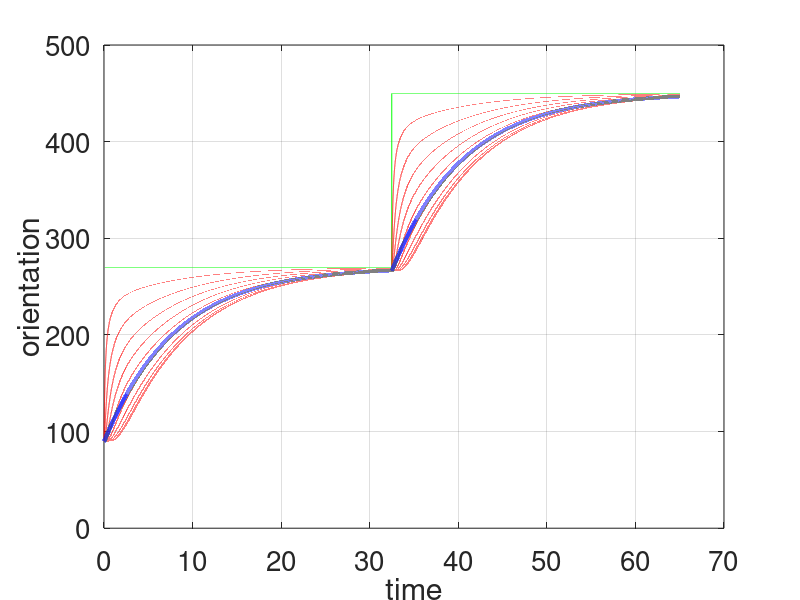

Source code (MATLAB): (Note: this script raises an error after producing the figure.)
%
% % For Cohesive Networks Class
clear all
% close all
nfig=0;
%%%%%%%%%%%%%%%%%%%%%%%%%%% 
gamma =10;  
N = 10; % number of agents
K = zeros(N,N); % pinned Laplacian
for jj=1:N
    if jj ==1
        K(jj,jj) = 2/2; K(jj,jj+1)=-1/2;
    elseif jj==N
        K(jj,jj) = 1; K(jj,jj-1)=-1;
    else
        K(jj,jj)=2/2; K(jj,jj-1)=-1/2; K(jj,jj+1)=-1/2;
    end
end
Bhat = zeros(N,1); Bhat(1,1) =1/2; 
K = gamma*K;Bhat = Bhat*gamma;
A = -K; 
SysPoles = eig(A)
%return
%%%%%%%%%%%%%%%%%%%%%%%%%%%%%%%%%%%%%%%%%
 
%%%%%%%%%%%%%%%%%%%%%%%%%%%%%%%%%%%%%%%%
    % simulate the system with DSR 
%%%%%%%%%%%%%%%%%%%%%%%%%%%%%%%%%%%%%%%% 
% set Sim_start to 0 for using stored data
% set Sim_start to 1 for recomputing
Sim_start =1; 
if Sim_start ==1
    
    
        tmax = 4/abs(max(SysPoles))
        eigK = eig(K)
        delt = tmax/100000; 
        t = 0:delt:2*tmax;  
        % select the control parameters 
        alpha = 4/tmax;             % keep the settling time the same
        tau = delt;           % delay used in simulations 
        beta = 0.9*(4/max(eigK))/(2+alpha*tau);  % selection of beta
        vel = 1;
%return
      % System simulation 
      
% system with delay
Ahat = (eye(size(K))) -delt*alpha*beta*K +(eye(size(K)) -beta*K);
Ahatd = -(eye(size(K)) -beta*K);
Bhatd  = delt*alpha*beta*Bhat;
Astd = (eye(size(K))) - delt*K;
Bstd = delt*Bhat;
ns = length(t);
Is = (3/4)*(2*pi)*(t<=tmax) +(1.25)*(2*pi)*(t>tmax);
Idsr = (pi/2)*ones(N,ns);
Istd = (pi/2)*ones(N,ns);
% initializing the positions 
Xdsr = zeros(N,ns); Ydsr = zeros(N,ns);
Xstd = zeros(N,ns); Ystd = zeros(N,ns);
Xdsr(:,1) = [1:N]'; Xdsr(:,2)=Xdsr(:,1);
Xstd(:,1) = [1:N]'; Xstd(:,2)=Xstd(:,1);
for m=2:(length(t)-1)
    Istd(:,m+1) = Astd*Istd(:,m) + Bstd*Is(m);
    Idsr(:,m+1) = Ahat*Idsr(:,m) + Ahatd*Idsr(:,m-1) + Bhatd*Is(m);
    Xstd(:,m+1) = Xstd(:,m) + delt*vel*cos(Istd(:,m));
    Ystd(:,m+1) = Ystd(:,m) + delt*vel*sin(Istd(:,m));
    Xdsr(:,m+1) = Xdsr(:,m) + delt*vel*cos(Idsr(:,m));
    Ydsr(:,m+1) = Ydsr(:,m) + delt*vel*sin(Idsr(:,m));
end
save L6_Sim_results 
else
    
load L6_Sim_results 
 
end
    nfig=nfig+1; figure(nfig); clf
    plot(t,Is*180/pi,'g',t,Istd*180/pi,'r',t,Idsr*180/pi,'b','LineWidth',3);    
    xlabel('time'), ylabel('orientation')
    %axis([0 max(t) 0 ymax])
    grid
    set(gca,'FontSize',20)
    pause(0.01)
    %saveas(gcf,'../Images/L4_Z_N1_cohesive_response','epsc')
 
 %return   
% quantifying cohesion
[Cstd] = cohesion(t,Istd,Is,N,delt)%  
[Cdsr] = cohesion(t,Idsr,Is,N,delt)%  
%return
%return
    %%%%%%%%%%%%%%%%%%%%%%%%%%%%%%%%%%%%%%%%
%      % plot video
%      
%      filename = 'movie_L6.avi'
%     DeltT = 500; % coarser resampling of time in video
%     [nfig] = storevideo(t,Istd,t,Idsr,N,DeltT,filename,'b',nfig);
% 
%     
%    return
     
    filename = 'movie_L6_XY.avi'
    DeltT = 1000; % coarser resampling of time in video
    [nfig] = storevideoXY(t,Xstd,Ystd,Xdsr,Ydsr,N,DeltT,filename,'b',nfig);
    return
 
    return
%%%%%%%%%%%%%%%%%%%%%%%%%%%%%%%%%%%%%%%%%%%%%%%%%%%%%%%%%%%%%%%%%%%%%
%  function to plot XY positions video
%%%%%%%%%%%%%%%%%%%%%%%%%%%%%%%%%%%%%%%%%%%%%%%%%%%%%%%%%%%%%%%%%%%%%%
function [Cohesion_loss_normalized] = cohesion(t,I,Is,N,delt)%  
% plot and generate a video   
%
Id = max(max(abs(Is))); % select as max of source value
Ts = max(t); % since we have two steps here
[m,n]= size(I);
Iavg = ones(N,1).*sum(I,1)/N; % average at each time
Idiff = abs(I-Iavg); % difference from average
Cohesion_loss = (sum(sum(Idiff,1))*delt)/Id;
Cohesion_loss_normalized = Cohesion_loss/Ts;        
end
%%%%%%%%%%%%%%%%%%%%%%%%%%%%%%%%%%%%%%%%%%%%%%%%%%%%%%%%%%%%%%%%%%%%%
%  function to plot XY positions video
%%%%%%%%%%%%%%%%%%%%%%%%%%%%%%%%%%%%%%%%%%%%%%%%%%%%%%%%%%%%%%%%%%%%%%
function [nfig] = storevideoXY(t,Xstd,Ystd,Xdsr,Ydsr,N,DeltT,filename,qcolor,nfig)%
% plot and generate a video   
%
           nfig=nfig+1;
           
Xp = max(max(max(Xstd)),max(max(Xdsr)));
Yp = max(max(max(Ystd)),max(max(Ydsr)));
Xn = min(min(min(Xstd)),min(min(Xdsr)));
Yn = min(min(min(Ystd)),min(min(Ydsr)));
%return
           vidObj = VideoWriter(filename);
           open(vidObj);
           for jj=1:DeltT:length(t)
               figure(nfig); clf
               % plot(Xstd(:,jj),Ystd(:,jj),'ro','LineWidth',3);    
                
plot(Xstd(:,jj),Ystd(:,jj),'ro',Xdsr(:,jj),Ydsr(:,jj),'k*','LineWidth',3);    
                axis([Xn Xp Yn Yp])
                grid
                set(gca,'FontSize',20)
                pause(0.1)
                currFrame = getframe;
                writeVideo(vidObj,currFrame);
                pause(0.001) 
           end
                % Close the file.
                close(vidObj);  
end
%%%%%%%%%%%%%%%%%%%%%%%%%%%%%%%%%%%%%%%%%%%%%%%%%%%%%%%%%%%%%%%%%%%%%
%  function to plot a video
%%%%%%%%%%%%%%%%%%%%%%%%%%%%%%%%%%%%%%%%%%%%%%%%%%%%%%%%%%%%%%%%%%%%%%
function [nfig] = storevideo(t,I,tdsr,Idsr,N,DeltT,filename,qcolor,nfig)%  
% plot and generate a video   
%
           nfig=nfig+1;
           vidObj = VideoWriter(filename);
           open(vidObj);
           agents = 1:1:N; agents= agents';
           Imax = max(max(I));
           for jj=1:DeltT:length(t)
               figure(nfig); clf
                plot(agents,I(:,jj),'ro',agents,Idsr(:,jj),'ko','LineWidth',3);    
                xlabel('Agents'), ylabel('I')
                axis([0 (max(agents)) 0 Imax])
                grid
                set(gca,'FontSize',20)
                pause(0.1)
                currFrame = getframe;
                writeVideo(vidObj,currFrame);
                pause(0.001) 
           end
                % Close the file.
                close(vidObj);  
end
    
  
      
      
      
      